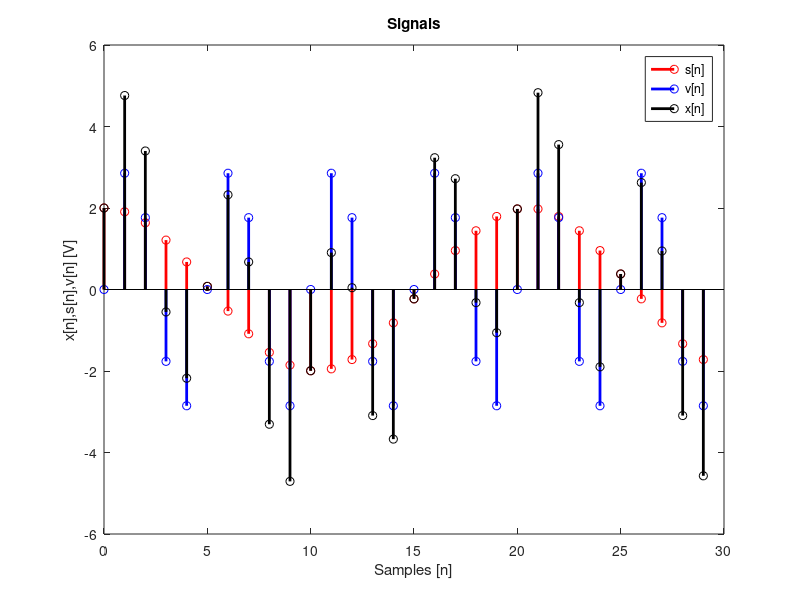
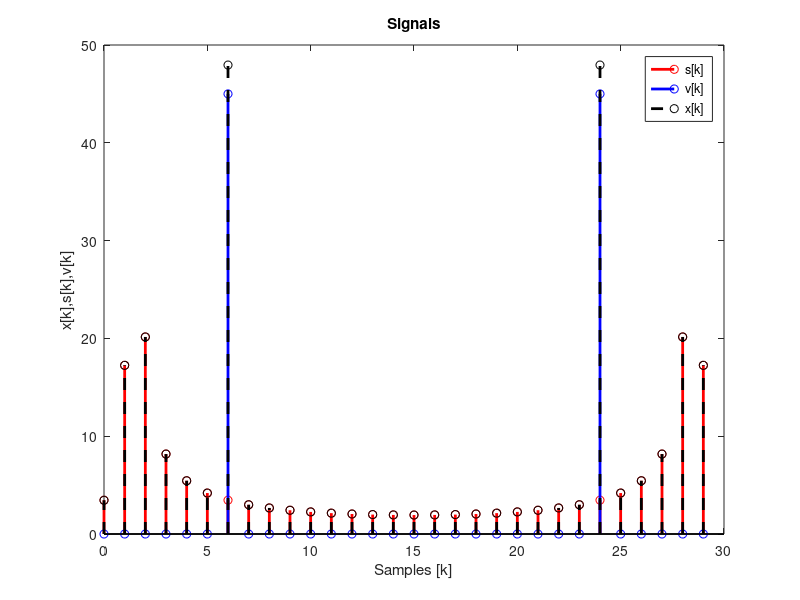
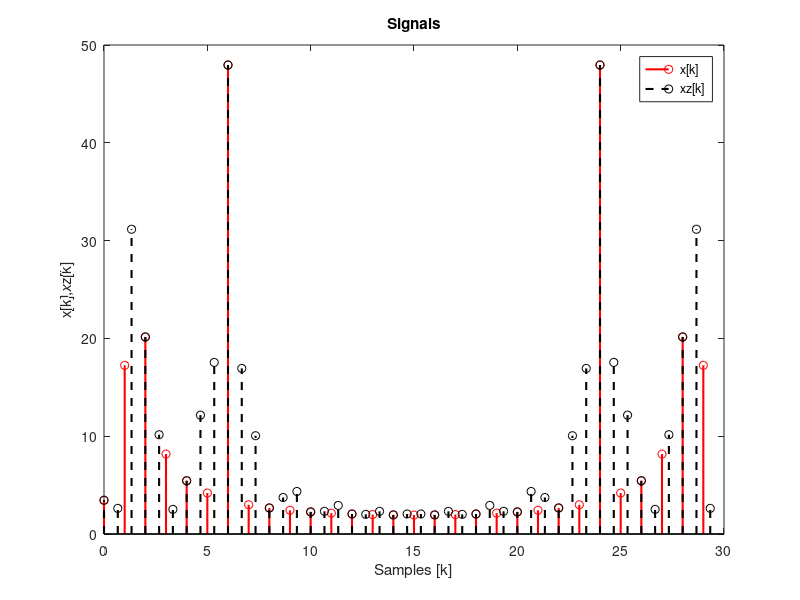
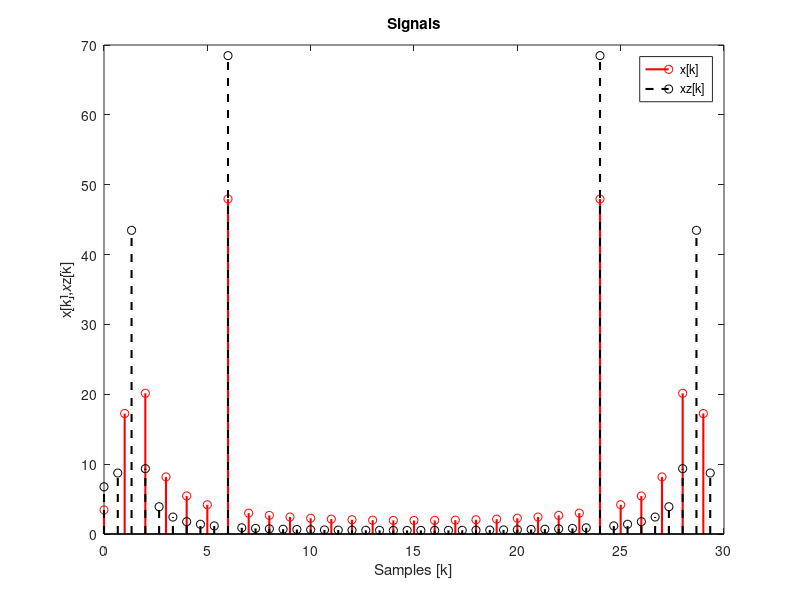

Write the MATLAB code that produced these figures, in order. (Note: this script raises an error after producing the figures.)
clc;
clear all;
close all;
%----------------------task 1.1------------------------
N = 30;
tet1 = pi/10.25;
tet2 = 2*pi/5;
n = 0:29;
sn = 2*cos(tet1.*n);
vn = 3*sin(tet2.*n);
xn = sn+vn;
figure
stem(n,sn,'r',"LineWidth",2);
hold on
stem(n,vn,'b',"LineWidth",2);
hold on
stem(n,xn,'k',"LineWidth",2);
xlabel ('Samples [n]');
ylabel ('x[n],s[n],v[n] [V]')
legend ('s[n]','v[n]','x[n]')
title ('Signals')
hold off
sk = fft(sn);
vk = fft(vn);
xk = fft(xn);
figure
stem(n,abs(sk),'r',"LineWidth",2);
hold on
stem(n,abs(vk),'b',"LineWidth",2);
hold on
stem(n,abs(xk),'--k',"LineWidth",2);
xlabel ('Samples [k]');
ylabel ('x[k],s[k],v[k]')
legend ('s[k]','v[k]','x[k]')
title ('Signals')
hold off


%----------------------task 1.2------------------------
xzn = fft(xn,45);
k = 0:44;
figure
stem(n,abs(xk),'r',"LineWidth",1.5);
hold on
stem(k*2/3,abs(xzn),'--k',"LineWidth",1.5);
xlabel ('Samples [k]');
ylabel ('x[k],xz[k]')
legend ('x[k]','xz[k]')
title ('Signals')
hold off

%----------------------task 1.3------------------------
N = 45;
n1 = 0:44;
sn1 = 2*cos(tet1.*n1);
vn1 = 3*sin(tet2.*n1);
xn1 = sn1+vn1;
xzn1 = fft(xn1);
figure
stem(n,abs(xk),'r',"LineWidth",1.5);
hold on
stem(n1*2/3,abs(xzn1),'--k',"LineWidth",1.5);
xlabel ('Samples [k]');
ylabel ('x[k],xz[k]')
legend ('x[k]','xz[k]')
title ('Signals')
hold off


%----------------------task 1.4------------------------
x_parsev = conj(xn) *xn.';
xk_parsev = 1/30*(conj(xk)*xk.');
xz_parsev = conj([xn zeros(1,15)]) * [xn zeros(1,15)].';
xzk_parsev = 1/45*(conj(xzn)*xzn.');

%----------------------task 1.5------------------------
te = 0:1/100:2*pi;
Htet = 1/3*(1+exp(-i*te)+exp(-i*2*te));
figure
plot(te*30/2/pi,abs(Htet),'k',"LineWidth",1.5);
hold on
stem(n,abs(xk),'--r',"LineWidth",1.5);
xlabel ('Samples');
ylabel ('x[k],H[tet]')
legend ('H[tet]','X^d[k]')
title ('Signals')
hold off

hnzeros = [1/3 1/3 1/3 zeros(1,29)];
xnzeros = [xn zeros(1,2)];
Hkzeros = fft(hnzeros);
Xkzeros = fft(xnzeros);
Y1k = Hkzeros.*Xkzeros;
n3 = 0:31
figure
stem(n3,abs(Xkzeros),'r',"LineWidth",1.5);
hold on
stem(n3,abs(Y1k),'--k',"LineWidth",1.5);
xlabel ('Samples [k]');
ylabel ('Y[k],X[k]')
legend ('X^d[k]','Y_1^d[k]')
title ('Signals')
hold off
y1 = ifft(Y1k);
figure
stem(n,sn,'r',"LineWidth",2);
hold on
stem(n,vn,'b',"LineWidth",2);
hold on
stem(n,xn,'k',"LineWidth",2);
hold on
stem(n,y1(n+1),'g',"LineWidth",2);
xlabel ('Samples [n]');
ylabel ('x[n],s[n],v[n],y[n] [V]')
legend ('s[n]','v[n]','x[n]','y_1[n]')
title ('Signals')
hold off


%----------------------task 1.6------------------------
te = 0:1/100:2*pi;
H2tet = (1+exp(-i*te));
figure
plot(te*30/2/pi,abs(H2tet),'k',"LineWidth",1.5);
hold on
stem(n,abs(xk),'--r',"LineWidth",1.5);
xlabel ('Samples');
ylabel ('x[k],H[tet]')
legend ('H_2[tet]','X^d[k]')
title ('Signals')
hold off
hn2zeros = [1 1  zeros(1,29)];
xn2zeros = [xn 0];
Hk2zeros = fft(hn2zeros);
Xk2zeros = fft(xn2zeros);
Y2k = Hk2zeros.*Xk2zeros;
n3 = 0:30
figure
stem(n3,abs(Xk2zeros),'r',"LineWidth",1.5);
hold on
stem(n3,abs(Y2k),'--k',"LineWidth",1.5);
xlabel ('Samples [k]');
ylabel ('Y[k],X[k]')
legend ('X^d[k]','Y_2^d[k]')
title ('Signals')
hold off
y2 = ifft(Y2k);
figure
stem(n,sn,'r',"LineWidth",2);
hold on
stem(n,vn,'b',"LineWidth",2);
hold on
stem(n,xn,'k',"LineWidth",2);
hold on
stem(n,y2(n+1),'g',"LineWidth",2);
xlabel ('Samples [n]');
ylabel ('x[n],s[n],v[n],y[n] [V]')
legend ('s[n]','v[n]','x[n]','y_2[n]')
title ('Signals')
hold off

%----------------------task 1.7------------------------
figure
plot(te/pi,abs(Htet),'k',"LineWidth",1.5);
hold on
plot(te/pi,abs(H2tet),'r',"LineWidth",1.5);
xlabel ('Theta/pi ');
ylabel ('H_1 , H_2')
legend ('H_1','H_2')
title ('Filters')
hold off

%----------------------task 2.4------------------------
load('data2020.mat');
Ny = length(y_test);
Nx = length(x_test);
xa_test = [x_test zeros(1, Ny-Nx)];
yk_test = fft(y_test);
yzk = fft(y_z);
xk_test = fft(xa_test);
Hk = xk_test./(yk_test-yzk);
hn = ifft(Hk);
figure 
n = linspace(0,3.8,Ny)
plot(n,hn,'b')
xlabel('t [s]');
ylabel('h_{new}');
title('h_{new}');
legend('h_{new}');
xlim ([0,3.8]);

%----------------------task 2.5------------------------
yk = fft(y);
yzk = fft(y_z);
Y_new = yk-yzk
xk_new = Y_new.*Hk;
x_rec = ifft(xk_new);
figure 
plot(n,y,'b')
hold on
plot(n,x_rec,'r')
xlabel('t [s]');
ylabel('x_{new}, y');
title('Signals');
legend('y','x_{new}');
xlim ([0,3.8]);

%----------------------task 2.6------------------------

x = 100*sin(200*n)
soundsc(x_rec,44100);
